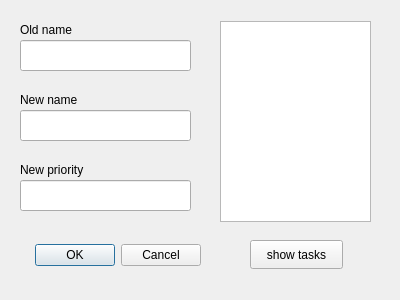
<?xml version="1.0" encoding="UTF-8"?>
<ui version="4.0">
 <class>dialog_edit_task</class>
 <widget class="QDialog" name="dialog_edit_task">
  <property name="geometry">
   <rect>
    <x>0</x>
    <y>0</y>
    <width>400</width>
    <height>300</height>
   </rect>
  </property>
  <property name="windowTitle">
   <string>Dialog</string>
  </property>
  <widget class="QDialogButtonBox" name="buttonBox">
   <property name="geometry">
    <rect>
     <x>-50</x>
     <y>240</y>
     <width>251</width>
     <height>31</height>
    </rect>
   </property>
   <property name="orientation">
    <enum>Qt::Horizontal</enum>
   </property>
   <property name="standardButtons">
    <set>QDialogButtonBox::Cancel|QDialogButtonBox::Ok</set>
   </property>
  </widget>
  <widget class="QLabel" name="new_name_input_lbl">
   <property name="geometry">
    <rect>
     <x>20</x>
     <y>90</y>
     <width>91</width>
     <height>20</height>
    </rect>
   </property>
   <property name="text">
    <string>New name</string>
   </property>
  </widget>
  <widget class="QLabel" name="new_priority_lbl">
   <property name="geometry">
    <rect>
     <x>20</x>
     <y>160</y>
     <width>91</width>
     <height>20</height>
    </rect>
   </property>
   <property name="text">
    <string>New priority</string>
   </property>
  </widget>
  <widget class="QLineEdit" name="new_name_of_task_input">
   <property name="geometry">
    <rect>
     <x>20</x>
     <y>110</y>
     <width>171</width>
     <height>31</height>
    </rect>
   </property>
  </widget>
  <widget class="QLineEdit" name="new_priority_input">
   <property name="geometry">
    <rect>
     <x>20</x>
     <y>180</y>
     <width>171</width>
     <height>31</height>
    </rect>
   </property>
  </widget>
  <widget class="QLineEdit" name="old_name_of_task_input">
   <property name="geometry">
    <rect>
     <x>20</x>
     <y>40</y>
     <width>171</width>
     <height>31</height>
    </rect>
   </property>
  </widget>
  <widget class="QLabel" name="old_name_input_lbl">
   <property name="geometry">
    <rect>
     <x>20</x>
     <y>20</y>
     <width>91</width>
     <height>20</height>
    </rect>
   </property>
   <property name="text">
    <string>Old name</string>
   </property>
  </widget>
  <widget class="QListWidget" name="listWidget">
   <property name="geometry">
    <rect>
     <x>220</x>
     <y>21</y>
     <width>151</width>
     <height>201</height>
    </rect>
   </property>
  </widget>
  <widget class="QPushButton" name="show_tasks">
   <property name="geometry">
    <rect>
     <x>250</x>
     <y>240</y>
     <width>93</width>
     <height>29</height>
    </rect>
   </property>
   <property name="text">
    <string>show tasks</string>
   </property>
  </widget>
 </widget>
 <resources/>
 <connections>
  <connection>
   <sender>buttonBox</sender>
   <signal>accepted()</signal>
   <receiver>dialog_edit_task</receiver>
   <slot>accept()</slot>
   <hints>
    <hint type="sourcelabel">
     <x>248</x>
     <y>254</y>
    </hint>
    <hint type="destinationlabel">
     <x>157</x>
     <y>274</y>
    </hint>
   </hints>
  </connection>
  <connection>
   <sender>buttonBox</sender>
   <signal>rejected()</signal>
   <receiver>dialog_edit_task</receiver>
   <slot>reject()</slot>
   <hints>
    <hint type="sourcelabel">
     <x>316</x>
     <y>260</y>
    </hint>
    <hint type="destinationlabel">
     <x>286</x>
     <y>274</y>
    </hint>
   </hints>
  </connection>
 </connections>
</ui>
